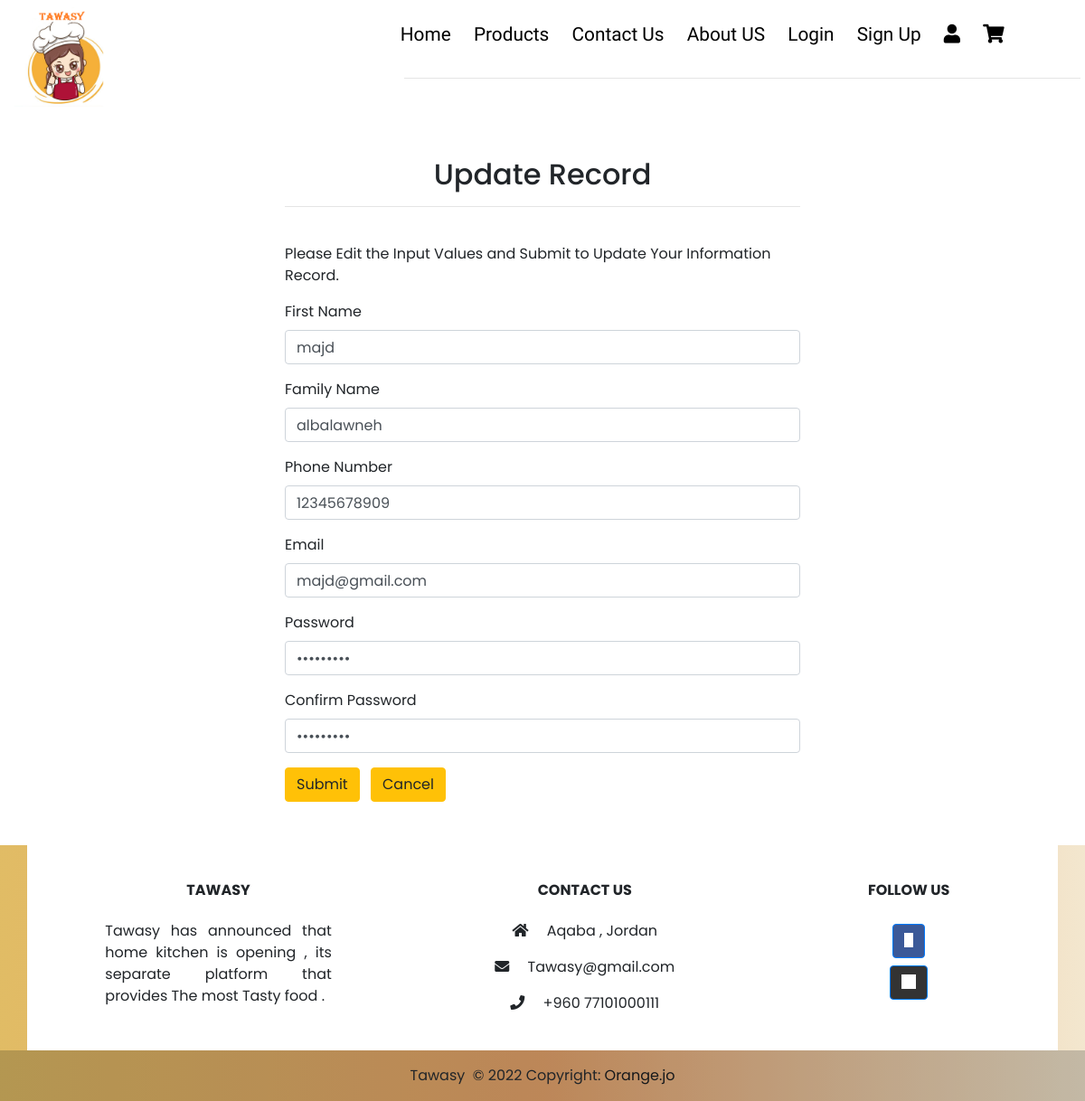
Page /PHP_store-main/User/Update_info.php?id=20 on the committed database.
### tables this page shows
CREATE TABLE `register` (
  `id` int(11) NOT NULL,
  `First_Name` text NOT NULL,
  `Last_Name` text NOT NULL,
  `Email` varchar(255) NOT NULL,
  `Phone_Num` varchar(11) NOT NULL,
  `Password` varchar(14) NOT NULL,
  `con_Password` varchar(14) NOT NULL
);

### PHP_store-main/User/Update_info.php (the view, shortened to what this page needs)
<?php
include_once '../Configration/connection.php';
 $fname= $lname  = $phone = $email = $pass = $con_pass = "";
$fname_err  = $lname_err = $phone_err = $email_err = $pass_err = $con_pass_err = "";
if($_SERVER["REQUEST_METHOD"] == "POST"){
    $input_name = trim($_POST["First_Name"]);
    if(empty($input_name)){
        $fname_err = "Please enter a name.";
    } elseif(!filter_var($input_name, FILTER_VALIDATE_REGEXP, array("options"=>array("regexp"=>"/^[a-zA-Z\s]+$/")))){
        $fname_err = "Please enter a valid name.";
    } else{
        $fname = $input_name;
    }
     $input_name3 = trim($_POST["Last_Name"]);
     if(empty($input_name3)){
         $lname_err = "Please enter a name.";
     } elseif(!filter_var($input_name3, FILTER_VALIDATE_REGEXP, array("options"=>array("regexp"=>"/^[a-zA-Z\s]+$/")))){
         $lname_err = "Please enter a valid name.";
     } else{
         $lname = $input_name3;
     }
    $input_email = trim($_POST["Email"]);
    if(empty($input_email)){
        $email_err = "Please enter your email.";
    } elseif(!filter_var($input_email, FILTER_VALIDATE_REGEXP, array("options"=>array("regexp"=>"/^[a-zA-Z0-9][\-_\.\+\!\#\$\%\&\'\*\/\=\?\^\`\{\|]{0,1}([a-zA-Z0-9][\-_\.\+\!\#\$\%\&\'\*\/\=\?\^\`\{\|]{0,1})*[a-zA-Z0-9]@[a-zA-Z0-9][-\.]{0,1}([a-zA-Z][-\.]{0,1})*[a-zA-Z0-9]\.[a-zA-Z0-9]{1,}([\.\-]{0,1}[a-zA-Z]){0,}[a-zA-Z0-9]{0,}$/i")))){
        $email_err = "Please enter a valid Email.";
    } else{
        $email = $input_email;
    }
    $phone_regex="/^\\(?([0-9]{3})\\)?[-.\\s]?([0-9]{3})[-.\\s]?([0-9]{4})?[-.\\s]?([0-9]{4})$/";
    $input_phone = trim($_POST["Phone_Num"]);
    if(empty($input_phone)){
        $phone_err = "Please enter your phone number .";
    }elseif(!preg_match($phone_regex,$input_phone)){
         $phone_err ="Please enter your phone number from 14 digit !.";
    }else{
        $phone = $input_phone;
    }
      $input_pass = trim($_POST["Password"]);
      if(empty($input_pass)){
          $pass_err = "Password should be at least 8 characters in length and should include at least one upper case letter, one number, and one special character.";
      }elseif(!filter_var($input_pass, FILTER_VALIDATE_REGEXP, array("options"=>array("regexp"=>"/^(?=.*?[A-Z])(?=.*?[a-z])(?=.*?[0-9])(?=.*?[#?!@$%^&*-]).{8,}$/")))){
          $pass_err = "Password should be at least 8 characters in length and should include at least one upper case letter, one number, and one special character.";
      }else{
          $pass = $input_pass;
      }
      $input_conpass = trim($_POST["con_Password"]);
      if(empty($input_conpass)){
          $con_pass_err = "Please Enter Your Password matche the above password !";
      }elseif($input_conpass == $pass){
        $con_pass = $input_conpass;
      }else{
        $con_pass_err = "Password Dosent Match !";
      }
    if(empty($fname_err) && empty($lname_err)  && empty($phone_err) && empty($pass_err) && empty($con_pass_err)){
        $sql="UPDATE register SET First_Name='$fname',  Last_Name='$lname',  Phone_Num='$phone',  Email='$email', Password='$pass', con_Password='$con_pass' WHERE id=$_GET[id];";
        if(mysqli_query($conn, $sql)){
            header("location:User.php");
            }else{
            echo "Eroor: ". $sql."<br>". mysqli_error($conn);}}
    else{
            echo '<script language="javascript">';
            echo 'alert("Oops! Something went wrong. Please try again later")';
            echo '</script>';
          }
    mysqli_close($conn);
}else{
    if(isset($_GET["id"]) && !empty(trim($_GET["id"]))){
        $sql = "SELECT * FROM register WHERE id = ?";
        if($stmt = mysqli_prepare($conn, $sql)){
            mysqli_stmt_bind_param($stmt, "i", $param_id);
            if(mysqli_stmt_execute($stmt)){
                $result = mysqli_stmt_get_result($stmt);
                if(mysqli_num_rows($result) == 1){
                    $row = mysqli_fetch_array($result, MYSQLI_ASSOC);
                    $fname = $row["First_Name"];
                    $lname = $row["Last_Name"];
                    $email = $row["Email"];
                    $phone = $row["Phone_Num"];
                    $pass = $row["Password"];
                    $con_pass = $row["con_Password"];
                }else{
                        header("location: error.php");
                        exit();
                    }
                } else{
                    echo "Oops! Something went wrong. Please try again later.";
                }
            }
        }  else{
            header("location: error.php");
            exit();
        }
    }
?>
<!DOCTYPE html>
<html lang="en">
<head>
    <link rel="stylesheet" href="https://use.fontawesome.com/releases/v5.14.0/css/all.css%22%3E">
        <link rel="stylesheet" href="https://use.fontawesome.com/releases/v5.14.0/css/all.css">
        <link rel="stylesheet" href="https://stackpath.bootstrapcdn.com/bootstrap/4.5.2/css/bootstrap.min.css">
        <link rel="stylesheet" href="../style2.css">
</head>
<body>
<div class="navbar">
       <div class="logo"><img src="../image (2).png"width="100px"> </div>
       <nav >
<ul style="margin-right: 5%; font-family: 'Nunito', sans-serif;
font-family: 'Patrick Hand', cursive; color:black;">
 <li><a style="color:black;" href="../index.php">Home</a></li>
 <li><a style="color:black;" href="../product/product.php">Products</a></li>
 <li><a style="color:black;" href="../Welcome/ContactUs.html">Contact Us</a></li>
 <li><a style="color:black;" href="../Welcome/AboutUs.html">About US</a></li>
 <li><a style="color:black;" href="../Login/Login.php">Login</a></li>
 <li><a style="color:black;" href="../Regestration/Signup.php">Sign Up</a></li>
 <li><a style="color:black;" href="../User/User.php"><i class="fa fa-user" aria-hidden="true"></i></a></li>
 <li><a style="color:black;" href="../Cart/cart.php"><i class="fas fa-shopping-cart"></i ></i></a></li>
</ul> <hr style="width:70%; margin-left: 31%;">
       </nav>
    </div>
    <div class="wrapper">
        <div class="container-fluid">
            <div class="row">
                <div class="col-md-12">
                    <h2 class="mt-5" style="text-align:center">Update Record</h2><hr><br>
                    <p>Please Edit the Input Values and Submit to Update Your Information Record.</p>
                    <form action="<?php echo htmlspecialchars(basename($_SERVER['REQUEST_URI'])); ?>" method="post">
                    <div class="form-group">
                            <label>First Name</label>
                            <input type="text" name="First_Name" class="form-control <?php echo (!empty($fname_err)) ? 'is-invalid' : ''; ?>" value="<?php echo $fname; ?>">
                        </div>
                        <div class="form-group">
                            <label>Family Name</label>
                            <input type="text" name="Last_Name" class="form-control <?php echo (!empty($lname_err)) ? 'is-invalid' : ''; ?>" value="<?php echo $lname; ?>">
                        </div>
                        <div class="form-group">
                            <label>Phone Number</label>
                            <input type="number" name="Phone_Num" class="form-control <?php echo (!empty($phone_err)) ? 'is-invalid' : ''; ?>" value="<?php echo $phone ; ?>">
                        </div>
                        <div class="form-group">
                            <label>Email</label>
                            <input type="email" name="Email" class="form-control <?php echo (!empty($email_err)) ? 'is-invalid' : ''; ?>" value="<?php echo $email; ?>">
                        </div>
                        <div class="form-group">
                            <label>Password</label>
                            <input type="password" name="Password" class="form-control <?php echo (!empty($pass_err)) ? 'is-invalid' : ''; ?>" value="<?php echo $pass; ?>">
                        </div>
                        <div class="form-group">
                            <label>Confirm Password</label>
                            <input type="password" name="con_Password" class="form-control <?php echo (!empty($con_pass_err)) ? 'is-invalid' : ''; ?>" value="<?php echo $con_pass; ?>">
                        </div>
                        <input type="submit" class="btn btn-warning" value="Submit">
                        <a href="index.php" class="btn btn-warning ml-2">Cancel</a>
                    </form>
                </div>
            </div>
        </div>
    </div>
<br><br>
     <footer class="text-center text-lg-start "
      style="    background: linear-gradient(to right, #cd90009a,#dd680493, rgb(200 145 35 / 22%));">
      <div class="container p-4 pb-0">
        <section class="">
          <div class="row">
            <div class="col-md-3 col-lg-3 col-xl-3 mx-auto mt-3">
              <h6 class="text-uppercase mb-4 font-weight-bold">
              Tawasy
              </h6>
              <p style="text-align: justify; ">
              Tawasy has announced that home kitchen is opening , its separate platform that provides The most Tasty food .
              </p>
            </div>
            <div class="col-md-4 col-lg-3 col-xl-3 mx-auto mt-3">
              <h6 class="text-uppercase mb-4 font-weight-bold">Contact Us</h6>
              <p><i class="fas fa-home mr-3"></i> Aqaba , Jordan</p>
              <p><i class="fas fa-envelope mr-3"></i> Tawasy@gmail.com</p>
              <p><i class="fas fa-phone mr-3"></i> +960 77101000111</p>
            </div>
            <div class="col-md-3 col-lg-2 col-xl-2 mx-auto mt-3">
              <h6 class="text-uppercase mb-4 font-weight-bold">Follow us</h6>
              <a class="btn btn-primary btn-floating m-1" style="background-color: #3b5998" href="https://www.facebook.com/111544976944061/posts/ph-0915817799-0915811173-03009190131/111551280276764/ target="_blank" role="button"><i
                  class="fab fa-facebook-f"></i></a>
              <br>
              <a class="btn btn-primary btn-floating m-1" style="background-color: #333333"
                href="https://github.com/majdalbalawneh role="button" target="_blank"><i class="fab fa-github"></i></a>
            </div>
          </div>
        </section>
      </div>
      <div class="text-center p-3" style="background-color: rgba(0, 0, 0, 0.2)">
        Tawasy&nbsp; © 2022 Copyright:
        <a href="https://www.orange.jo/ar/pages/default.aspx" target="_blank">Orange.jo</a>
      </div>
    </footer>
</body>
</html>

### PHP_store-main/User/Update_info.php (style rules this page uses)
.wrapper { width: 600px; margin: 0 auto; }

### rows in the picture
register: First_Name "majd", Last_Name "albalawneh", Phone_Num "12345678909", Email "majd@gmail.com"
